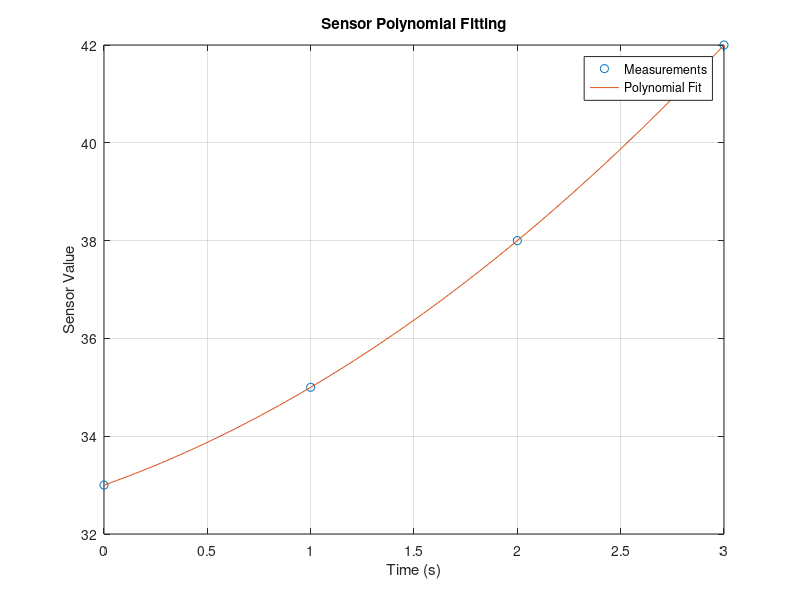

Recreate this plot in MATLAB.

% Sensor Data Laboratory
% MATLAB practice covering matrix operations,
% logical indexing, control flow, functions,
% and polynomial fitting.


%% 1. Sensor Data

t = 0:3;

measurements = [
    12 20 33;
    14 23 35;
    16 25 38;
    19 28 42
    ];

fprintf('\n=== SENSOR DATA ===\n');

disp('Measurements:');
disp(measurements);

disp('Matrix Size:');
disp(size(measurements));


%% 2. Matrix Indexing

sensor2 = measurements(:,2);

thirdMeasurement = measurements(3,:);

lastMeasurements = measurements(end,:);

lastValue = measurements(end,end);

fprintf('\n=== MATRIX INDEXING ===\n');

disp('Sensor 2:');
disp(sensor2);

disp('Third Measurement:');
disp(thirdMeasurement);

disp('Last Measurements:');
disp(lastMeasurements);

fprintf('Last Value: %d\n',lastValue);


%% 3. Transpose

t_column = t';
sensor2_row = sensor2';

fprintf('\n=== TRANSPOSE ===\n');

disp('t_column Size:');
disp(size(t_column));

disp('sensor2_row Size:');
disp(size(sensor2_row));


%% 4. Vector Generation

t_fine = linspace(0,3,7);
t_log = logspace(0,3,4);

fprintf('\n=== VECTOR GENERATION ===\n');

disp('t_fine:');
disp(t_fine);

disp('t_log:');
disp(t_log);

fprintf('Number of points: %d\n',length(t_fine));

%% 5. Sensor Calibration Laboratory

zeroMatrix = zeros(3,3);

oneMatrix = ones(2,4);

identityMatrix = eye(3,3);

calibrationMatrix = diag([2 3 4]);

diagonalValues = diag(calibrationMatrix);

fprintf('\n=== SENSOR CALIBRATION LABORATORY ===\n');

disp('zeroMatrix:');
disp(zeroMatrix);

disp('oneMatrix:');
disp(oneMatrix);

disp('identityMatrix:');
disp(identityMatrix);

disp('calibrationMatrix:');
disp(calibrationMatrix);

disp('Diagonal Values:');
disp(diagonalValues);

%% 6. MATRIX MULTIPLICATION

calibratedData = measurements*calibrationMatrix;

fprintf('\n=== MATRIX MULTIPLICATION ===\n');

disp('Size of calibratedData:');
disp(size(calibratedData));

disp('calibratedData:');
disp(calibratedData);

firstCalibrated = calibratedData(1,:);

%% 7. ELEMENT-WISE OPERATIONS

calibratedElementwise = measurements.*[2 3 4];

normalizedData = measurements./measurements(1,:);

squaredData = measurements.^2;

fprintf('\n=== ELEMENT-WISE OPERATIONS ===\n');

disp('calibratedElementwise:');
disp(calibratedElementwise);

disp('normalizedData:');
disp(normalizedData);

disp('squaredData:');
disp(squaredData);

%% 8. INNER AND OUTER PRODUCT

u = [2 3 4];
v = [10 20 30];

innerProduct = u*(v');
outerProduct = (u')*v;

fprintf('\n=== INNER AND OUTER PRODUCT ===\n');

disp('Inner product: ')
disp(innerProduct);

disp('Outer product: ')
disp(outerProduct);

%% 9. LOGICAL INDEXING

sensor3 = measurements(:,3);

alarmMask = (sensor3 > 36);

alarmValues = sensor3(sensor3 > 36);

alarmIndices = find(sensor3 > 36);

disp('sensor3: ');
disp(sensor3);

disp('alarmMask: ');
disp(alarmMask);

disp('alarmValues: ');
disp(alarmValues);

disp('alarmIndices: ');
disp(alarmIndices);

%% 10.SENSOR SAFETY FILTER

filteredSensor3 = sensor3;

filteredSensor3(alarmMask) = 36;

disp('filteredSensor3: ');
disp(filteredSensor3);

    
disp('sensor3: ');
disp(sensor3);

alarmCount = sum(alarmMask);

disp('alarmCount: ');
disp(alarmCount);

%% 11.SMART SENSOR ALARM

latestReading = sensor3(end);

fprintf('Latest Reading: %d\n',latestReading);

if latestReading>40
    
    fprintf('Status: CRITICAL\n');

elseif latestReading>36
    
    fprintf('Status: WARNING\n');

else
    
    fprintf('Status: NORMAL\n');

end

%% 12.SENSOR OPERATING MODES

mode = 'ACTIVE';

switch(mode)

    case 'ACTIVE'
        disp('SENSORS ARE RUNNING');

    case 'TEST'
        disp('DIAGNOSTIC MODE ENABLED');

    case 'OFF'
         disp('System is offline');
    otherwise
          disp('Invalid operating mode!');
end

%% 13.AUTOMATIC SENSOR MONITORING

   for i=1:length(sensor3)

    currentReading = sensor3(i);

    if currentReading>40
        fprintf('Reading %d: %d  ',i,currentReading);
        fprintf('Status: CRITICAL\n');
    elseif currentReading>36
        fprintf('Reading %d: %d  ',i,currentReading);
        fprintf('Status: WARNING\n');
    else
        fprintf('Reading %d: %d  ',i,currentReading);
        fprintf('Status: NORMAL\n');
    end
    
   
   end

   %% 14.EMERGENCY STOP SYSTEM

   i = 1;

    while i<=length(sensor3)

    fprintf('Reading %d: %d\n',i,sensor3(i));

    if sensor3(i)>40
        fprintf('EMERGENCY STOP!\n');
        break;
    end

    i=i+1;

    end

%% 15. FUNCTION

    fprintf('=======FUNCTION======\n');

    function [status, isCritical] = evaluateSensor(value)
   
        if value > 40
        
            status = 'CRITICAL';
        elseif value > 36
        
            status = 'WARNING';
        else
        
            status = 'NORMAL';
        end
    
    isCritical = strcmp(status, 'CRITICAL');
   
    end

    [status, critical] = evaluateSensor(42);
    disp(status);
    disp(critical);

    %% 16. POLYNOMIAL FITTING

    fprintf('\n======= POLYNOMIAL =======\n');

    p = polyfit(t, sensor3', 2);

    t_smooth = linspace(0,3,100);

    y_fit = polyval(p,t_smooth);

    fprintf('Polynomial coefficients:\n');
    
    disp(p);

    figure;

    plot(t, sensor3, 'o');
    
    hold on;

    plot(t_smooth, y_fit, '-');

    xlabel('Time (s)');
    
    ylabel('Sensor Value');
    
    title('Sensor Polynomial Fitting');
    
    legend('Measurements', 'Polynomial Fit');
    
    grid on;

    hold off;
